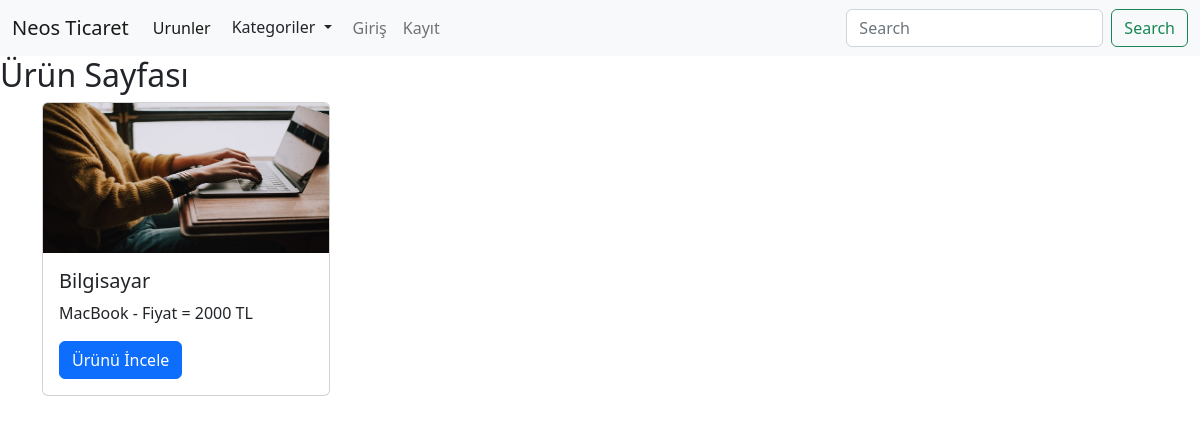
Page /urun/2 on the committed database.
### urunler/models.py (models this page shows)
class Urun (models.Model):
    kategori = models.ForeignKey(Kategori, on_delete= models.CASCADE, null= True)
    AltKategori = models.ManyToManyField(AltKategori, blank= True)
    ornek = models.OneToOneField(Ornek, on_delete=models.CASCADE, null=True)
    isim = models.CharField(max_length=200, verbose_name='Ürün İsmi')
    aciklama = models.TextField(max_length=400)
    fiyat = models.IntegerField()
    resim = models.FileField(upload_to='urunler/', null=True, blank=True, verbose_name='Ürün Resmi')
    def __str__(self):
        return self.isim

### urunler/views.py (the view)
# urls.py: path('urun/<int:urunId>', urun, name='urun'),
def urun(request, urunId):
    urun = Urun.objects.filter(id = urunId)
    kategoriler = Kategori.objects.all()
    print(urun)
    context = {
        'urun':urun,
        'kategori':kategoriler
    }
    return render(request, 'urun.html', context)

### urunler/templates/urun.html
{% extends "index.html" %}
{% load static %}
{% block content %}
    <h2>Ürün Sayfası</h2>
    <div class="container">
      <div class="row">
          {% for i in urun %}
          <div class="col-4">
          <div class="card" style="width: 18rem;">
            {% if i.resim %}
                <img src="{{i.resim.url}}" class="card-img-top" alt="...">
            {% else %}
                <img src="{% static 'img/resim2.jpg' %} " width="250" height="200" alt="">
            {% endif %}
            <div class="card-body">
              <h5 class="card-title">{{i.isim}}</h5>
              <p class="card-text">{{i.aciklama}} - Fiyat = {{i.fiyat}} TL</p>
              <a href="{% url 'urun' i.id %}" class="btn btn-primary">Ürünü İncele</a>
            </div>
          </div>
        </div>
        {% endfor %}
      </div>
    </div>
{% endblock content %}

### urunler/static/css/style.css (style rules this page uses)
.card img { width: 100%; height: 150px; }

### rows in the picture
Urun: resim (picture), isim "Bilgisayar", aciklama "MacBook", fiyat "2000"
